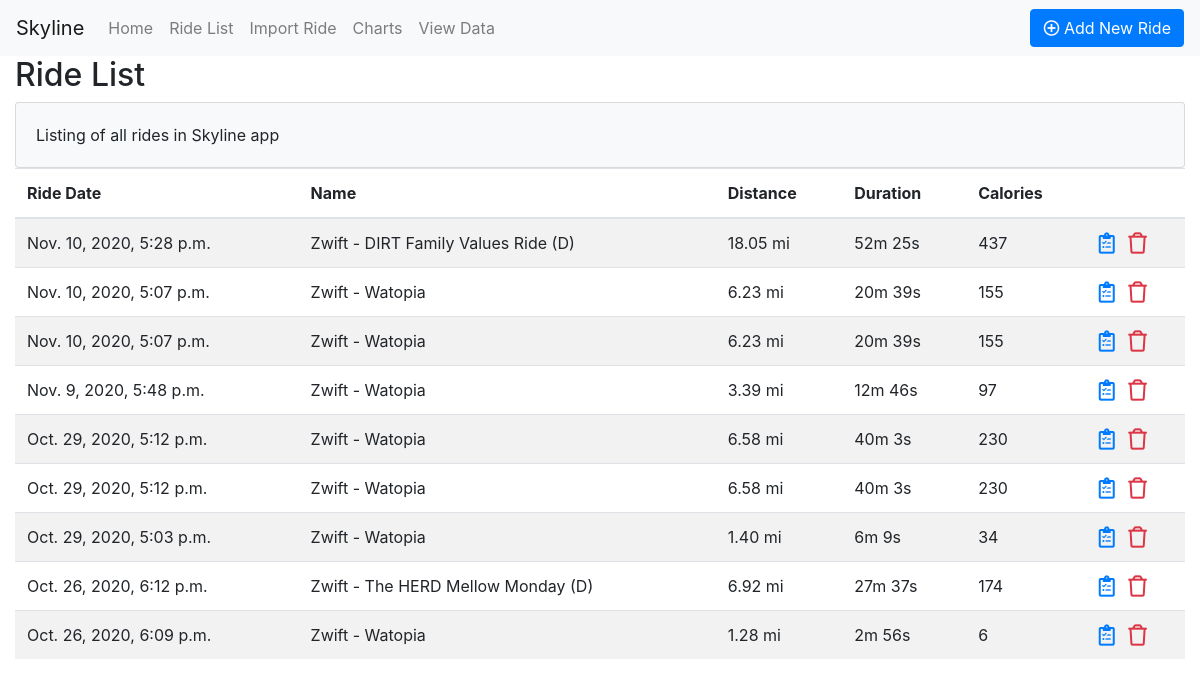
Page /rides on the earlier database version.
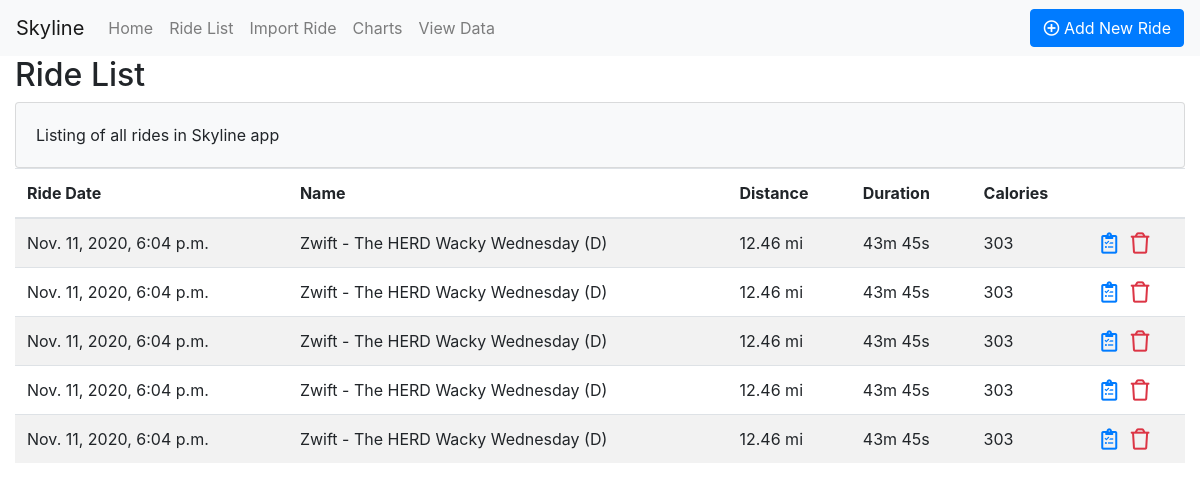
Same page on the later database version.
### rides/models.py (models this page shows, shortened)
class Ride(models.Model):
    ride_type = models.CharField(max_length=10)
    ride_native_id = models.CharField(max_length=200)
    start_time = models.DateTimeField()
    title = models.CharField(max_length=200)
    description = models.TextField(blank=True)
    duration = models.DurationField()
    distance = models.DecimalField(max_digits=6, decimal_places=2)
    elevation = models.IntegerField()
    avg_speed = models.DecimalField(max_digits=5, decimal_places=2, blank=True)
    max_speed = models.DecimalField(max_digits=5, decimal_places=2, blank=True)
    avg_heart_rate = models.IntegerField(blank=True)
    max_heart_rate = models.IntegerField(blank=True)
    avg_watts = models.IntegerField(blank=True)
    max_watts = models.IntegerField(blank=True)
    avg_cadence = models.IntegerField(blank=True)
    max_cadence = models.IntegerField(blank=True)
    calories = models.PositiveSmallIntegerField(blank=True)
    notes = models.TextField(blank=True)

### rides/views.py (the view)
# urls.py: path('rides', views.ride_list, name='ride_list'),
def ride_list(request):
    rides = Ride.objects.all().order_by('-start_time')
    return render(request, 'rides/ride_list.html', {'rides': rides})

### rides/templatetags/ride_filters.py (called while the page is built)
@register.filter(name='duration_string')
def duration_string(duration):
    seconds = duration.seconds
    min, sec = divmod(seconds, 60)
    hour, min = divmod(min, 60)
    hour = round(hour)
    min = round(min)
    sec = round(sec)
    if hour > 0:
        duration_string = f"{hour}h {min}m"
    else:
        duration_string = f"{min}m {sec}s"
    return duration_string

### rides/templates/rides/ride_list.html (shortened to what this page needs)
{% extends 'rides/base.html' %}
{% load ride_filters %}
{% block content %}
    <h2>Ride List</h2>
    <div class="card bg-light">
        <div class="card-body">
            <p class="card-text">
                Listing of all rides in Skyline app
            </p>
        </div>
    </div>
    <table class="table table-striped">
        <thead>
            <tr>
                <th scope="col">Ride Date</th>
                <th scope="col">Name</th>
                <th scope="col">Distance</th>
                <th scope="col">Duration</th>
                <th scope="col">Calories</th>
                <th></th>
            </tr>
        </thead>
        <tbody>
            {% for ride in rides %}
                <tr>
                    <td>{{ ride.start_time }}</td>
                    <td>{{ ride.title}}</td>
                    <td>{{ ride.distance }} mi</td>
                    <td>{{ ride.duration|duration_string }}</td>
                    <td>{{ ride.calories }}</td>
                    <td>
                        <a href="{% url 'ride_detail' id=ride.id %}" alt="View Detail">
                            <i class="far fa-clipboard-list-check fa-lg"></i>
                        </a>
                        <a href="{% url 'ride_confirm_delete' id=ride.id %}" alt="Delete Record">
                            <i class="far fa-trash text-danger fa-lg"></i>
                        </a>
                    </td>
                </tr>
            {% empty  %}
                <td colspan="5">
                    <span class="empty">No ride data is available</span>
                </td>
            {% endfor %}
        </tbody>
    </table>
{% endblock %}

### rides/templates/rides/base.html (shortened to what this page needs)
{% load static %}
<!DOCTYPE html>
<html lang="en">
<head>
    <link rel="stylesheet" href="https://stackpath.bootstrapcdn.com/bootstrap/4.5.2/css/bootstrap.min.css">
    <link rel="stylesheet" href="{% static 'fa5/css/all.css' %}">
    <link rel="stylesheet" href="{% static 'css/data.css' %}">
</head>
<body>
    <nav class="navbar navbar-expand-lg navbar-light bg-light">
        <a class="navbar-brand" href="{% url 'home' %}">Skyline</a>
        <div class="collapse navbar-collapse" id="navbarSupportedContent">
            <div class="navbar-nav">
                <a class="nav-link" href="{% url 'home' %}">Home</a>
                <a class="nav-link" href="{% url 'ride_list' %}">Ride List</a>
                <a class="nav-link" href="{% url 'import_ride' %}">Import Ride</a>
                <a class="nav-link" href="{% url 'charts' %}">Charts</a>
                <a class="nav-link" href="{% url 'view_data' %}">View Data</a>
            </div>
            <div class="navbar-nav ml-auto">
                <a class="nav-item btn btn-primary" href="{% url 'ride_new' %}">
                    <i class="far fa-plus-circle"></i> Add New Ride
                </a>
            </div>
        </div>
    </nav>
    <div class="content container-fluid">
        <div class="row">
            <div class="col-md-12">
            {% block content %}
            {% endblock %}
            </div>
        </div>
    </div>
</body>
</html>

Differences in the rows shown:
removed Ride: start_time "Nov. 10, 2020, 5:28 p.m.", title "Zwift - DIRT Family Values Ride (D)", distance "18.05", duration|duration_string "52m 25s", calories "437"
removed Ride: start_time "Nov. 10, 2020, 5:07 p.m.", title "Zwift - Watopia", distance "6.23", duration|duration_string "20m 39s", calories "155"
removed Ride: start_time "Nov. 10, 2020, 5:07 p.m.", title "Zwift - Watopia", distance "6.23", duration|duration_string "20m 39s", calories "155"
removed Ride: start_time "Nov. 9, 2020, 5:48 p.m.", title "Zwift - Watopia", distance "3.39", duration|duration_string "12m 46s", calories "97"
removed Ride: start_time "Oct. 29, 2020, 5:12 p.m.", title "Zwift - Watopia", distance "6.58", duration|duration_string "40m 3s", calories "230"
removed Ride: start_time "Oct. 29, 2020, 5:12 p.m.", title "Zwift - Watopia", distance "6.58", duration|duration_string "40m 3s", calories "230"
removed Ride: start_time "Oct. 29, 2020, 5:03 p.m.", title "Zwift - Watopia", distance "1.40", duration|duration_string "6m 9s", calories "34"
removed Ride: start_time "Oct. 26, 2020, 6:12 p.m.", title "Zwift - The HERD Mellow Monday (D)", distance "6.92", duration|duration_string "27m 37s", calories "174"
removed Ride: start_time "Oct. 26, 2020, 6:09 p.m.", title "Zwift - Watopia", distance "1.28", duration|duration_string "2m 56s", calories "6"
added Ride: start_time "Nov. 11, 2020, 6:04 p.m.", title "Zwift - The HERD Wacky Wednesday (D)", distance "12.46", duration|duration_string "43m 45s", calories "303"
added Ride: start_time "Nov. 11, 2020, 6:04 p.m.", title "Zwift - The HERD Wacky Wednesday (D)", distance "12.46", duration|duration_string "43m 45s", calories "303"
added Ride: start_time "Nov. 11, 2020, 6:04 p.m.", title "Zwift - The HERD Wacky Wednesday (D)", distance "12.46", duration|duration_string "43m 45s", calories "303"
added Ride: start_time "Nov. 11, 2020, 6:04 p.m.", title "Zwift - The HERD Wacky Wednesday (D)", distance "12.46", duration|duration_string "43m 45s", calories "303"
added Ride: start_time "Nov. 11, 2020, 6:04 p.m.", title "Zwift - The HERD Wacky Wednesday (D)", distance "12.46", duration|duration_string "43m 45s", calories "303"
